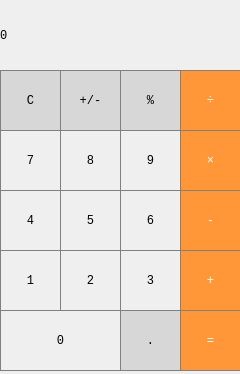
<?xml version="1.0" encoding="UTF-8"?>
<ui version="4.0">
 <class>CalculatorClass</class>
 <widget class="QMainWindow" name="CalculatorClass">
  <property name="geometry">
   <rect>
    <x>0</x>
    <y>0</y>
    <width>240</width>
    <height>374</height>
   </rect>
  </property>
  <property name="windowTitle">
   <string>Calculator</string>
  </property>
  <widget class="QWidget" name="centralWidget">
   <widget class="QLabel" name="label">
    <property name="geometry">
     <rect>
      <x>0</x>
      <y>0</y>
      <width>241</width>
      <height>71</height>
     </rect>
    </property>
    <property name="font">
     <font>
      <family>Consolas</family>
     </font>
    </property>
    <property name="styleSheet">
     <string notr="true">QLabel {
  qproperty-alignment: 'AlignVCenter | AlignRight';
  border: 1px solid gray;
}

background-color : white;</string>
    </property>
    <property name="text">
     <string>0</string>
    </property>
   </widget>
   <widget class="QPushButton" name="pushButton_clear">
    <property name="geometry">
     <rect>
      <x>0</x>
      <y>70</y>
      <width>61</width>
      <height>61</height>
     </rect>
    </property>
    <property name="font">
     <font>
      <family>Consolas</family>
     </font>
    </property>
    <property name="styleSheet">
     <string notr="true">QPushButton {
  background-color: rgb(215, 215, 215);
  border: 1px solid gray;
}
QPushButton:pressed {
    background-color: qlineargradient(x1: 0, y1: 0, x2: 0, y2: 1,
                                      stop: 0 #BEBEBE, stop: 1 #D7D7D7);
}</string>
    </property>
    <property name="text">
     <string>C</string>
    </property>
   </widget>
   <widget class="QPushButton" name="pushButton_PosNage">
    <property name="geometry">
     <rect>
      <x>60</x>
      <y>70</y>
      <width>61</width>
      <height>61</height>
     </rect>
    </property>
    <property name="font">
     <font>
      <family>Consolas</family>
     </font>
    </property>
    <property name="styleSheet">
     <string notr="true">QPushButton {
  background-color: rgb(215, 215, 215);
  border: 1px solid gray;
}
QPushButton:pressed {
    background-color: qlineargradient(x1: 0, y1: 0, x2: 0, y2: 1,
                                      stop: 0 #BEBEBE, stop: 1 #D7D7D7);
}</string>
    </property>
    <property name="text">
     <string>+/-</string>
    </property>
   </widget>
   <widget class="QPushButton" name="pushButton_precent">
    <property name="geometry">
     <rect>
      <x>120</x>
      <y>70</y>
      <width>61</width>
      <height>61</height>
     </rect>
    </property>
    <property name="font">
     <font>
      <family>Consolas</family>
     </font>
    </property>
    <property name="styleSheet">
     <string notr="true">QPushButton {
  background-color: rgb(215, 215, 215);
  border: 1px solid gray;
}
QPushButton:pressed {
    background-color: qlineargradient(x1: 0, y1: 0, x2: 0, y2: 1,
                                      stop: 0 #BEBEBE, stop: 1 #D7D7D7);
}</string>
    </property>
    <property name="text">
     <string>%</string>
    </property>
   </widget>
   <widget class="QPushButton" name="pushButton_devide">
    <property name="geometry">
     <rect>
      <x>180</x>
      <y>70</y>
      <width>61</width>
      <height>61</height>
     </rect>
    </property>
    <property name="font">
     <font>
      <family>Consolas</family>
     </font>
    </property>
    <property name="styleSheet">
     <string notr="true">QPushButton {
  background-color: rgb(255, 151, 57);
  color: white; 
  border: 1px solid gray;
}

QPushButton:pressed {
    background-color: qlineargradient(x1: 0, y1: 0, x2: 0, y2: 1,
                                      stop: 0 #FF7832, stop: 1 #FF9739);
}</string>
    </property>
    <property name="text">
     <string>÷</string>
    </property>
   </widget>
   <widget class="QPushButton" name="pushButton_8">
    <property name="geometry">
     <rect>
      <x>60</x>
      <y>130</y>
      <width>61</width>
      <height>61</height>
     </rect>
    </property>
    <property name="font">
     <font>
      <family>Consolas</family>
     </font>
    </property>
    <property name="styleSheet">
     <string notr="true">QPushButton {
   border: 1px solid gray;
}
QPushButton:pressed {
    background-color: qlineargradient(x1: 0, y1: 0, x2: 0, y2: 1,
                                      stop: 0 #dadbde, stop: 1 #f6f7fa);
}
</string>
    </property>
    <property name="text">
     <string>8</string>
    </property>
   </widget>
   <widget class="QPushButton" name="pushButton_9">
    <property name="geometry">
     <rect>
      <x>120</x>
      <y>130</y>
      <width>61</width>
      <height>61</height>
     </rect>
    </property>
    <property name="font">
     <font>
      <family>Consolas</family>
     </font>
    </property>
    <property name="styleSheet">
     <string notr="true">QPushButton {
   border: 1px solid gray;
}
QPushButton:pressed {
    background-color: qlineargradient(x1: 0, y1: 0, x2: 0, y2: 1,
                                      stop: 0 #dadbde, stop: 1 #f6f7fa);
}
</string>
    </property>
    <property name="text">
     <string>9</string>
    </property>
   </widget>
   <widget class="QPushButton" name="pushButton_7">
    <property name="geometry">
     <rect>
      <x>0</x>
      <y>130</y>
      <width>61</width>
      <height>61</height>
     </rect>
    </property>
    <property name="font">
     <font>
      <family>Consolas</family>
     </font>
    </property>
    <property name="styleSheet">
     <string notr="true">QPushButton {
   border: 1px solid gray;
}
QPushButton:pressed {
    background-color: qlineargradient(x1: 0, y1: 0, x2: 0, y2: 1,
                                      stop: 0 #dadbde, stop: 1 #f6f7fa);
}
</string>
    </property>
    <property name="text">
     <string>7</string>
    </property>
   </widget>
   <widget class="QPushButton" name="pushButton_multiplication">
    <property name="geometry">
     <rect>
      <x>180</x>
      <y>130</y>
      <width>61</width>
      <height>61</height>
     </rect>
    </property>
    <property name="font">
     <font>
      <family>Consolas</family>
     </font>
    </property>
    <property name="styleSheet">
     <string notr="true">QPushButton {
  background-color: rgb(255, 151, 57);
  color: white; 
  border: 1px solid gray;
}

QPushButton:pressed {
    background-color: qlineargradient(x1: 0, y1: 0, x2: 0, y2: 1,
                                      stop: 0 #FF7832, stop: 1 #FF9739);
}</string>
    </property>
    <property name="text">
     <string>×</string>
    </property>
   </widget>
   <widget class="QPushButton" name="pushButton_5">
    <property name="geometry">
     <rect>
      <x>60</x>
      <y>190</y>
      <width>61</width>
      <height>61</height>
     </rect>
    </property>
    <property name="font">
     <font>
      <family>Consolas</family>
     </font>
    </property>
    <property name="styleSheet">
     <string notr="true">QPushButton {
   border: 1px solid gray;
}
QPushButton:pressed {
    background-color: qlineargradient(x1: 0, y1: 0, x2: 0, y2: 1,
                                      stop: 0 #dadbde, stop: 1 #f6f7fa);
}
</string>
    </property>
    <property name="text">
     <string>5</string>
    </property>
   </widget>
   <widget class="QPushButton" name="pushButton_6">
    <property name="geometry">
     <rect>
      <x>120</x>
      <y>190</y>
      <width>61</width>
      <height>61</height>
     </rect>
    </property>
    <property name="font">
     <font>
      <family>Consolas</family>
     </font>
    </property>
    <property name="styleSheet">
     <string notr="true">QPushButton {
   border: 1px solid gray;
}
QPushButton:pressed {
    background-color: qlineargradient(x1: 0, y1: 0, x2: 0, y2: 1,
                                      stop: 0 #dadbde, stop: 1 #f6f7fa);
}
</string>
    </property>
    <property name="text">
     <string>6</string>
    </property>
   </widget>
   <widget class="QPushButton" name="pushButton_4">
    <property name="geometry">
     <rect>
      <x>0</x>
      <y>190</y>
      <width>61</width>
      <height>61</height>
     </rect>
    </property>
    <property name="font">
     <font>
      <family>Consolas</family>
     </font>
    </property>
    <property name="styleSheet">
     <string notr="true">QPushButton {
   border: 1px solid gray;
}
QPushButton:pressed {
    background-color: qlineargradient(x1: 0, y1: 0, x2: 0, y2: 1,
                                      stop: 0 #dadbde, stop: 1 #f6f7fa);
}
</string>
    </property>
    <property name="text">
     <string>4</string>
    </property>
   </widget>
   <widget class="QPushButton" name="pushButton_subtraction">
    <property name="geometry">
     <rect>
      <x>180</x>
      <y>190</y>
      <width>61</width>
      <height>61</height>
     </rect>
    </property>
    <property name="font">
     <font>
      <family>Consolas</family>
     </font>
    </property>
    <property name="styleSheet">
     <string notr="true">QPushButton {
  background-color: rgb(255, 151, 57);
  color: white; 
  border: 1px solid gray;
}

QPushButton:pressed {
    background-color: qlineargradient(x1: 0, y1: 0, x2: 0, y2: 1,
                                      stop: 0 #FF7832, stop: 1 #FF9739);
}</string>
    </property>
    <property name="text">
     <string>-</string>
    </property>
   </widget>
   <widget class="QPushButton" name="pushButton_2">
    <property name="geometry">
     <rect>
      <x>60</x>
      <y>250</y>
      <width>61</width>
      <height>61</height>
     </rect>
    </property>
    <property name="font">
     <font>
      <family>Consolas</family>
     </font>
    </property>
    <property name="styleSheet">
     <string notr="true">QPushButton {
   border: 1px solid gray;
}
QPushButton:pressed {
    background-color: qlineargradient(x1: 0, y1: 0, x2: 0, y2: 1,
                                      stop: 0 #dadbde, stop: 1 #f6f7fa);
}
</string>
    </property>
    <property name="text">
     <string>2</string>
    </property>
   </widget>
   <widget class="QPushButton" name="pushButton_3">
    <property name="geometry">
     <rect>
      <x>120</x>
      <y>250</y>
      <width>61</width>
      <height>61</height>
     </rect>
    </property>
    <property name="font">
     <font>
      <family>Consolas</family>
     </font>
    </property>
    <property name="styleSheet">
     <string notr="true">QPushButton {
   border: 1px solid gray;
}
QPushButton:pressed {
    background-color: qlineargradient(x1: 0, y1: 0, x2: 0, y2: 1,
                                      stop: 0 #dadbde, stop: 1 #f6f7fa);
}
</string>
    </property>
    <property name="text">
     <string>3</string>
    </property>
   </widget>
   <widget class="QPushButton" name="pushButton_1">
    <property name="geometry">
     <rect>
      <x>0</x>
      <y>250</y>
      <width>61</width>
      <height>61</height>
     </rect>
    </property>
    <property name="font">
     <font>
      <family>Consolas</family>
     </font>
    </property>
    <property name="styleSheet">
     <string notr="true">QPushButton {
   border: 1px solid gray;
}
QPushButton:pressed {
    background-color: qlineargradient(x1: 0, y1: 0, x2: 0, y2: 1,
                                      stop: 0 #dadbde, stop: 1 #f6f7fa);
}
</string>
    </property>
    <property name="text">
     <string>1</string>
    </property>
   </widget>
   <widget class="QPushButton" name="pushButton_add">
    <property name="geometry">
     <rect>
      <x>180</x>
      <y>250</y>
      <width>61</width>
      <height>61</height>
     </rect>
    </property>
    <property name="font">
     <font>
      <family>Consolas</family>
     </font>
    </property>
    <property name="styleSheet">
     <string notr="true">QPushButton {
  background-color: rgb(255, 151, 57);
  color: white; 
  border: 1px solid gray;
}

QPushButton:pressed {
    background-color: qlineargradient(x1: 0, y1: 0, x2: 0, y2: 1,
                                      stop: 0 #FF7832, stop: 1 #FF9739);
}</string>
    </property>
    <property name="text">
     <string>+</string>
    </property>
   </widget>
   <widget class="QPushButton" name="pushButton_decimal">
    <property name="geometry">
     <rect>
      <x>120</x>
      <y>310</y>
      <width>61</width>
      <height>61</height>
     </rect>
    </property>
    <property name="font">
     <font>
      <family>Consolas</family>
     </font>
    </property>
    <property name="styleSheet">
     <string notr="true">QPushButton {
  background-color: rgb(215, 215, 215);
  border: 1px solid gray;
}
QPushButton:pressed {
    background-color: qlineargradient(x1: 0, y1: 0, x2: 0, y2: 1,
                                      stop: 0 #BEBEBE, stop: 1 #D7D7D7);
}</string>
    </property>
    <property name="text">
     <string>.</string>
    </property>
   </widget>
   <widget class="QPushButton" name="pushButton_0">
    <property name="geometry">
     <rect>
      <x>0</x>
      <y>310</y>
      <width>121</width>
      <height>61</height>
     </rect>
    </property>
    <property name="font">
     <font>
      <family>Consolas</family>
     </font>
    </property>
    <property name="styleSheet">
     <string notr="true">QPushButton {
   border: 1px solid gray;
}
QPushButton:pressed {
    background-color: qlineargradient(x1: 0, y1: 0, x2: 0, y2: 1,
                                      stop: 0 #dadbde, stop: 1 #f6f7fa);
}
</string>
    </property>
    <property name="text">
     <string>0</string>
    </property>
   </widget>
   <widget class="QPushButton" name="pushButton_equal">
    <property name="geometry">
     <rect>
      <x>180</x>
      <y>310</y>
      <width>61</width>
      <height>61</height>
     </rect>
    </property>
    <property name="font">
     <font>
      <family>Consolas</family>
     </font>
    </property>
    <property name="styleSheet">
     <string notr="true">QPushButton {
  background-color: rgb(255, 151, 57);
  color: white; 
  border: 1px solid gray;
}

QPushButton:pressed {
    background-color: qlineargradient(x1: 0, y1: 0, x2: 0, y2: 1,
                                      stop: 0 #FF7832, stop: 1 #FF9739);
}</string>
    </property>
    <property name="text">
     <string>=</string>
    </property>
   </widget>
  </widget>
 </widget>
 <layoutdefault spacing="6" margin="11"/>
 <resources>
  <include location="Calculator.qrc"/>
 </resources>
 <connections/>
</ui>
